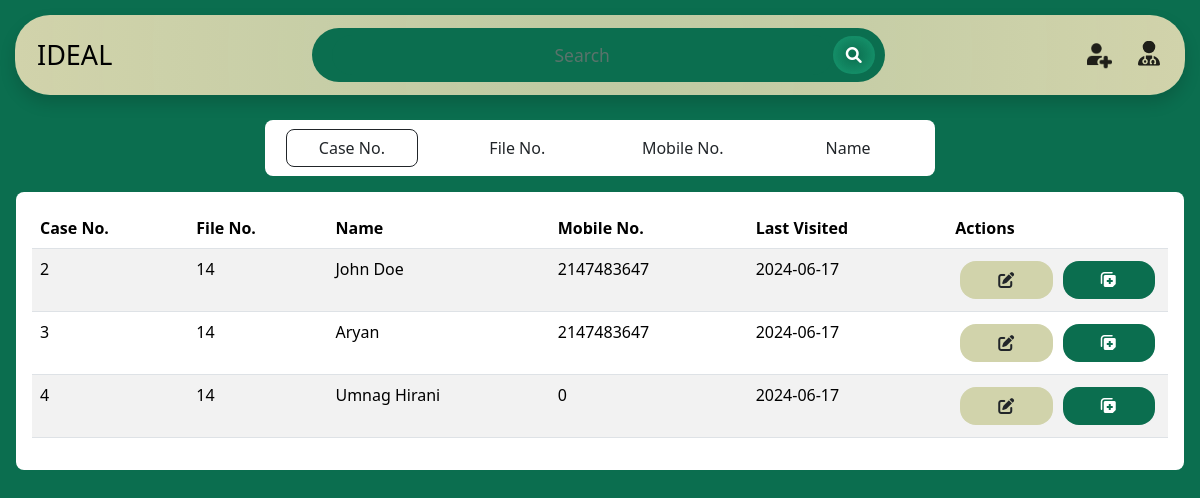
Before: / with the older database file.
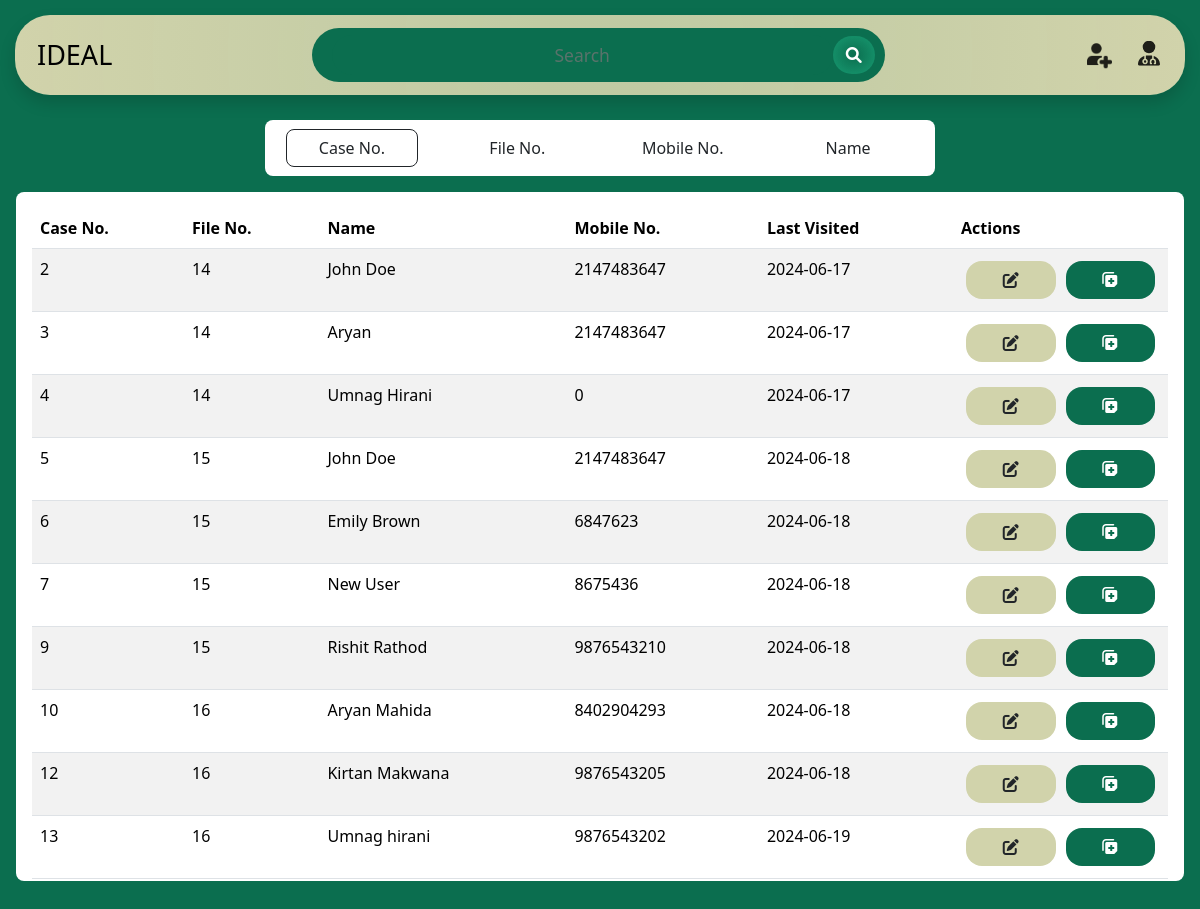
After: the same page with the newer database file.
### tables this page shows
CREATE TABLE `test_details` (
  `caseno` int(11) NOT NULL,
  `doctorid` int(11) NOT NULL,
  `fileno` int(11) NOT NULL,
  `date` date NOT NULL DEFAULT current_timestamp(),
  `name` varchar(255) NOT NULL,
  `gender` varchar(255) NOT NULL,
  `age` int(3) NOT NULL,
  `dob` date NOT NULL,
  `marital` varchar(255) NOT NULL,
  `complexion` varchar(255) NOT NULL,
  `constitution` varchar(255) NOT NULL,
  `address` varchar(255) NOT NULL,
  `mobile` bigint(11) NOT NULL,
  `occupation` varchar(255) NOT NULL,
  `height` float NOT NULL,
  `weight` float NOT NULL,
  `child` int(11) NOT NULL,
  `bp` float NOT NULL,
  `pulse` float NOT NULL,
  `temperature` float NOT NULL,
  `present` varchar(255) NOT NULL,
  `past` varchar(255) NOT NULL,
  `family` varchar(255) NOT NULL,
  `disease` varchar(255) NOT NULL,
  `cause` varchar(255) NOT NULL,
  `mind` varchar(255) NOT NULL,
  `head` varchar(255) NOT NULL,
  `mouth` varchar(255) NOT NULL,
  `eye` varchar(255) NOT NULL,
  `face` varchar(255) NOT NULL,
  `nose` varchar(255) NOT NULL,
  `respiratory` varchar(255) NOT NULL,
  `cardiac` varchar(255) NOT NULL,
  `abdomen` varchar(255) NOT NULL,
  `menses` varchar(255) NOT NULL,
  `other` varchar(255) NOT NULL,
  `limb` varchar(255) NOT NULL,
  `back` varchar(255) NOT NULL,
  `skin` varchar(255) NOT NULL,
  `appetite` varchar(255) NOT NULL,
  `thirst` varchar(255) NOT NULL,
  `stool` varchar(255) NOT NULL,
  `urine` varchar(255) NOT NULL,
  `sleep` varchar(255) NOT NULL,
  `discharge` varchar(255) NOT NULL,
  `addiction` varchar(255) NOT NULL,
  `desire` varchar(255) NOT NULL,
  `aversion` varchar(255) NOT NULL,
  `aggravation` varchar(255) NOT NULL,
  `amelioration` varchar(255) NOT NULL,
  `photo` varchar(255) NOT NULL
);

### index.php (the view, shortened to what this page needs)
<!DOCTYPE html>
<html lang="en">
<head>
    <link rel="stylesheet" href="https://cdnjs.cloudflare.com/ajax/libs/font-awesome/6.0.0-beta3/css/all.min.css">
    <link rel="stylesheet" href="navbar.css">
    <link rel="stylesheet" href="styles.css">
    <link rel="stylesheet" href="table-styles.css">
    <link href="https://cdn.jsdelivr.net/npm/bootstrap@5.3.3/dist/css/bootstrap.min.css" rel="stylesheet"
>
</head>
<body style="background-color: #0b6e4f">
<nav class="navbar shadow navbar-expand-lg fixed-top">
        <div class="container-fluid">
            <a class="navbar-brand me-auto " id="spmsbranding" href="index.php">IDEAL</a>
            <div class="d-flex align-items-center justify-content-center w-50 position-relative searchbar ">
                <input id="searchbar-input" type="text" class="searchbar w-100" placeholder="Search" aria-label="Search" value="<?php
                if(isset($_GET['search'])) {
                    $search_result = $_GET['search'];
                } else {
                    $search_result = "";
                }
                echo htmlspecialchars($search_result);
                ?>">
                <button class="btn rounded-5 " id="searchbutton">
                    <i style="color: white;" class="fa-solid fa-magnifying-glass"></i>
                </button>
            </div>
            <a href="details.php?id=<?php echo $doctorid?>" id="tooltip" class="btn rounded-5 ms-auto position-relative fs-4">
                <img class="nav-buttons" src="Images And Icons/add_patient.png"
                    style="height: 25px; opacity: 85%; transform: translateY(-7%);" alt="">
            </a>
            <div class="btn-group border-0 rounded-5">
                <button type="button" id="tooltip" class="btn rounded-5 " data-bs-toggle="dropdown"
                    aria-expanded="false">
                    <img class="nav-buttons" src="Images And Icons/user-doctor-solid.svg"
                        style="height: 25px; opacity: 85%; transform: translateY(-9%);" alt="">
                </button>
            </div>
        </div>
    </nav>
    <br><br><br><br><br>
    <div class="container justify-content-center d-flex">
        <div class="mx-3 rounded-5" style="background-color: #d1d3ab; width: 60%;">
            <div class="input-group m-0 rounded-5">
                <div class="btn-group p-1 bg-white row rounded-3 ms-0" role="group" aria-label="Basic checkbox toggle button group" style="width: 100%;">
                    <div class="col-md-3 d-flex align-items-center">
                        <label class="btn rounded-3 btn-checker w-100" for="btncheck1">Case No.</label>
                    </div>
                    <div class="col-md-3 d-flex align-items-center">
                        <label class="btn rounded-3 btn-checker w-100" for="btncheck2">File No.</label>
                    </div>
                    <div class="col-md-3 d-flex align-items-center">
                        <label class="btn rounded-3 btn-checker w-100" for="btncheck3">Mobile No.</label>
                    </div>
                    <div class="col-md-3 d-flex align-items-center">
                        <label class="btn rounded-3 btn-checker w-100" for="btncheck4">Name</label>
                    </div>
                </div>
            </div>
        </div>
    </div>
    <div class="mt-3 bg-white mx-3 rounded-3 text-align-center p-3 fs-6 table-container">
        <div class="table-responsive" style="max-height: 65vh;overflow-y:scroll;overflow-x:scroll;">
            <table id="table" class="table table-striped p-3">
                <thead>
                    <tr>
                        <th scope="col">Case No.</th>
                        <th scope="col">File No.</th>
                        <th scope="col">Name</th>
                        <th scope="col">Mobile No.</th>
                        <th scope="col">Last Visited</th>
                        <th scope="col">Actions</th>
                    </tr>
                </thead>
                <tbody>
                <?php
                include 'config.php';
                $sql = "SELECT * FROM test_details";
                $result = $conn->query($sql);
                if ($result->num_rows > 0) {
                    while ($row = $result->fetch_assoc()) {
                        echo "<tr>
                                <td>{$row['caseno']}</td>
                                <td>{$row['fileno']}</td>
                                <td>{$row['name']}</td>
                                <td>{$row['mobile']}</td>
                                <td>{$row['date']}</td>
                                <td>
                                    <div class='btn-container'>
                                        <a id='tooltip' class='btn rounded-4 mb-1 mt-1 w-100 edit-button action-button' href='edit.php?caseno={$row['caseno']}' style='background-color: #d1d3ab;'>
                                            <span id='tooltiptext'>Edit Patient Details</span>
                                            <i class='fa-solid fa-pen-to-square'></i>
                                        </a>
                                        <a id='tooltip' class='btn rounded-4 mb-1 mt-1 w-100 add-button action-button' href='checkup-page.php?caseno={$row['caseno']}?fileno={$row['fileno']}' style='background-color: #0b6e4f; color: white;'>
                                            <span id='tooltiptext'>Patient Checkup</span>
                                            <i class='fa-solid fa-notes-medical'></i>
                                        </a>
                                    </div>
                                </td>
                              </tr>";
                    }
                } else {
                    echo "<tr><td colspan='6'>No data found</td></tr>";
                }
                ?>
                </tbody>
            </table>
        </div>
    </div>
</body>
</html>

### navbar.css (style rules this page uses)
.navbar { background-image: radial-gradient(circle farthest-side,#d1d3abea 10% ,#d1d3ab 100%); height: 80px; margin: 15px; border-radius: 35px; padding: 0.5rem; }
a { text-decoration: none; }
#spmsbranding { margin-left: 10px; font-size: 27px; }
.searchbar { background-color: #0b6e4f; color: white; text-align: center; text-decoration: none; border: none; opacity: 100%; font-size: 17.5px; padding: 7px 10px; border-radius: 50px; transition: 0.3s background-color; margin-left: 10px; }
.searchbar::placeholder { opacity: 75%; }
@media (min-width: 446px) { .action-button { width: 10px;; } }
#searchbutton { transition: all 0.2s ease; background-image: radial-gradient(rgba(16, 90, 67, 0), #1eb3849f); }

### styles.css (style rules this page uses)
#tooltip { position: relative; display: inline-block; }
#table { height: 110px; }

### table-styles.css (style rules this page uses)
.table-responsive { overflow-x:auto; overflow-y: auto; }
.btn-container { display: flex; flex-direction: column; }
@media (min-width: 446px) { .btn-container { flex-direction: row; justify-content: center; } }
@media (min-width: 446px) { .btn-container .btn { margin: 0 5px; } }

### index.php (style rules this page uses)
.btn-checker { margin: 5px; }
.table-container { max-height: 65vh; overflow-y: scroll; }

Changed rows visible on the page:
added test_details: caseno "5", fileno "15", name "John Doe", mobile "2147483647", date "2024-06-18"
added test_details: caseno "6", fileno "15", name "Emily Brown", mobile "6847623", date "2024-06-18"
added test_details: caseno "7", fileno "15", name "New User", mobile "8675436", date "2024-06-18"
added test_details: caseno "9", fileno "15", name "Rishit Rathod", mobile "9876543210", date "2024-06-18"
added test_details: caseno "10", fileno "16", name "Aryan Mahida", mobile "8402904293", date "2024-06-18"
added test_details: caseno "12", fileno "16", name "Kirtan Makwana", mobile "9876543205", date "2024-06-18"
added test_details: caseno "13", fileno "16", name "Umnag hirani", mobile "9876543202", date "2024-06-19"
